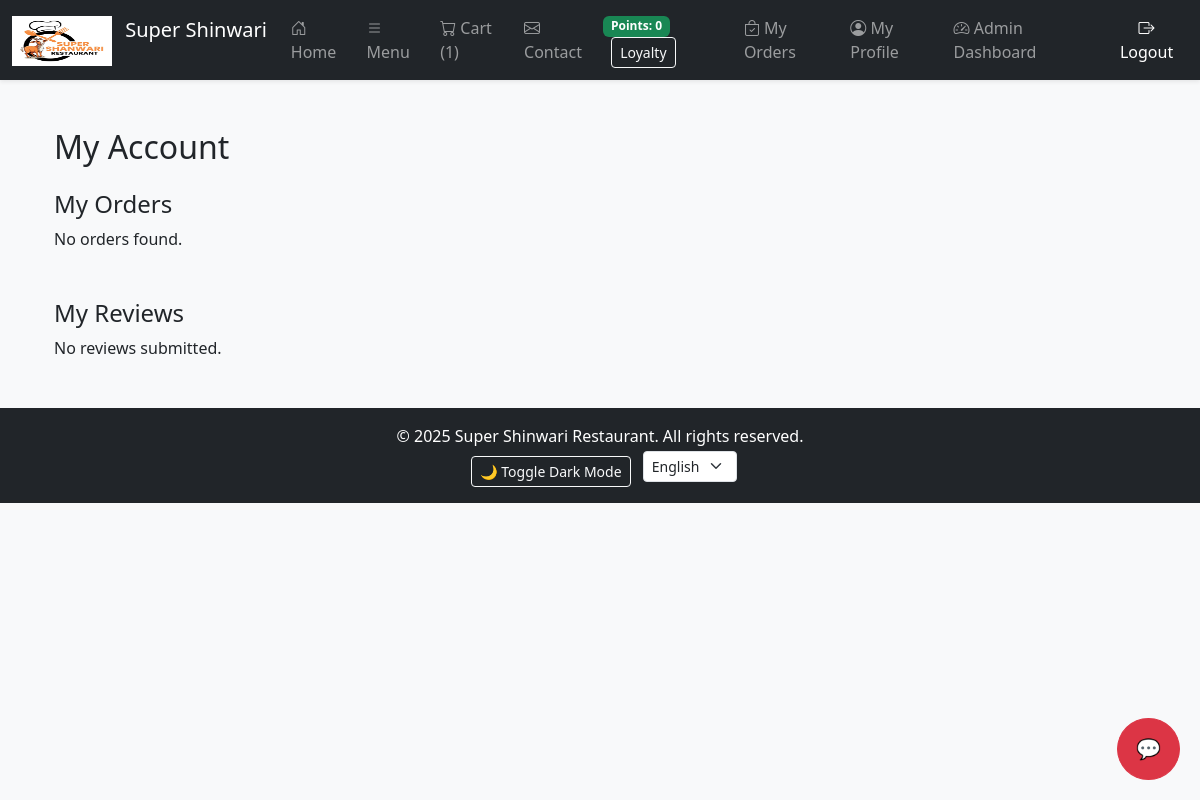
The page /my-account/ (signed in) on the database as committed earlier.
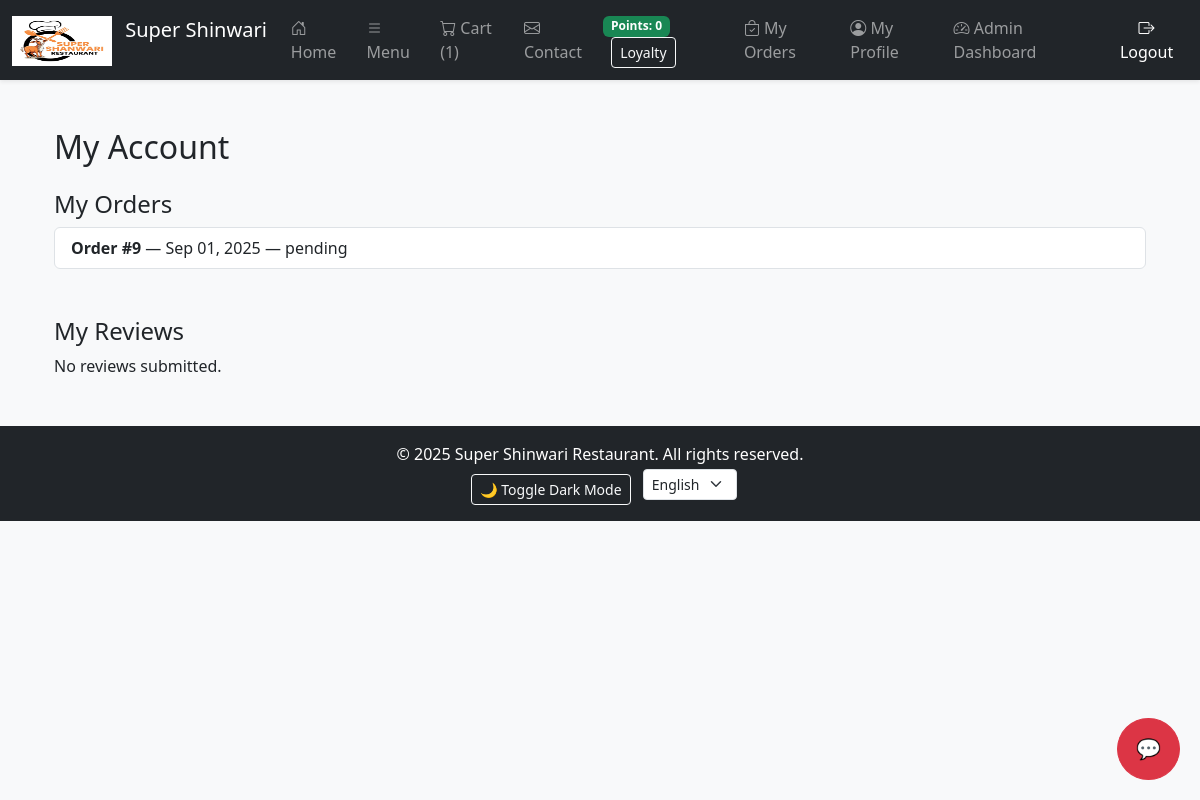
The same page on the database as committed later.
### core/models.py (models this page shows, shortened)
class Order(models.Model):
    STATUS_CHOICES = (
        ('pending', 'Pending'),
        ('processing', 'Processing'),
        ('delivered', 'Delivered'),
        ('cancelled', 'Cancelled'),
    )
    user = models.ForeignKey(settings.AUTH_USER_MODEL, on_delete=models.CASCADE, related_name='orders')
    full_name = models.CharField(max_length=200)
    phone = models.CharField(max_length=20)
    address = models.TextField()
    branch = models.ForeignKey(Branch, on_delete=models.SET_NULL, null=True, blank=True, related_name='orders')
    total_price = models.DecimalField(max_digits=10, decimal_places=2, default=0)
    status = models.CharField(max_length=20, choices=STATUS_CHOICES, default='pending')
    created_at = models.DateTimeField(auto_now_add=True)
    class Meta:
        ordering = ['-created_at']

### core/views.py (the view)
# urls.py: path('my-account/', views.my_account, name='my_account'),
@login_required
def my_account(request):
    return render(request, 'my_account.html', {
        'orders': Order.objects.filter(user=request.user).order_by('-created_at'),
        'reviews': Review.objects.filter(user=request.user).order_by('-created_at')
    })

### core/context_processors.py (called while the page is built)
def cart_item_count(request):
    total = 0
    if request.user.is_authenticated:
        cart = Cart.objects.filter(user=request.user).first()
        if cart:
            total = CartItem.objects.filter(cart=cart).aggregate(total=Sum('quantity'))['total'] or 0
    return {'cart_item_count': total}

### core/loyalty.py (called while the page is built)
def get_profile(user):
    profile, _ = UserProfile.objects.get_or_create(user=user)
    return profile

### core/models.py (called while the page is built)
    @property
    def cart_items(self):
        return self.items.all()

### templates/my_account.html
{% extends 'base.html' %}
{% block content %}
<div class="container mt-5">
    <h2 class="mb-4">My Account</h2>
    <div class="mb-5">
        <h4>My Orders</h4>
        {% if orders %}
            <ul class="list-group">
                {% for order in orders %}
                <li class="list-group-item">
                    <strong>Order #{{ order.id }}</strong> — {{ order.created_at|date:"M d, Y" }} — {{ order.status }}
                </li>
                {% endfor %}
            </ul>
        {% else %}
            <p>No orders found.</p>
        {% endif %}
    </div>
    <div>
        <h4>My Reviews</h4>
        {% if reviews %}
            {% for r in reviews %}
            <div class="border p-3 mb-2">
                ⭐ {{ r.rating }} — {{ r.created_at|date:"M d, Y H:i" }}
                <p class="mb-0">{{ r.comment }}</p>
            </div>
            {% endfor %}
        {% else %}
            <p>No reviews submitted.</p>
        {% endif %}
    </div>
</div>
{% endblock %}

Rows that differ between the two databases and show on the page:
added Order: id "9", created_at "Sep 01, 2025", status "pending"
Other text that changed with them:
text no longer shown: "No orders found."
